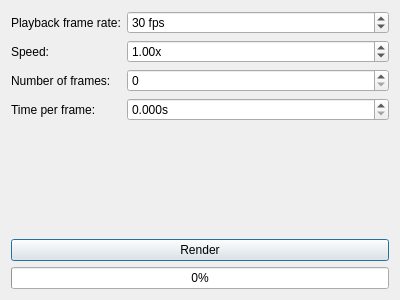
<?xml version="1.0" encoding="UTF-8"?>
<ui version="4.0">
 <class>ReplayRecorderWindow</class>
 <widget class="QDialog" name="ReplayRecorderWindow">
  <property name="geometry">
   <rect>
    <x>0</x>
    <y>0</y>
    <width>400</width>
    <height>300</height>
   </rect>
  </property>
  <property name="windowTitle">
   <string>Dialog</string>
  </property>
  <layout class="QVBoxLayout" name="verticalLayout">
   <item>
    <layout class="QFormLayout" name="formLayout">
     <item row="0" column="0">
      <widget class="QLabel" name="label">
       <property name="text">
        <string>Playback frame rate:</string>
       </property>
      </widget>
     </item>
     <item row="1" column="0">
      <widget class="QLabel" name="label_2">
       <property name="text">
        <string>Speed:</string>
       </property>
      </widget>
     </item>
     <item row="2" column="0">
      <widget class="QLabel" name="label_3">
       <property name="text">
        <string>Number of frames:</string>
       </property>
      </widget>
     </item>
     <item row="3" column="0">
      <widget class="QLabel" name="label_4">
       <property name="text">
        <string>Time per frame:</string>
       </property>
      </widget>
     </item>
     <item row="0" column="1">
      <widget class="QSpinBox" name="playbackFrameRateSpinBox">
       <property name="suffix">
        <string> fps</string>
       </property>
       <property name="minimum">
        <number>1</number>
       </property>
       <property name="maximum">
        <number>1000</number>
       </property>
       <property name="value">
        <number>30</number>
       </property>
      </widget>
     </item>
     <item row="2" column="1">
      <widget class="QSpinBox" name="numberOfFramesSpinBox"/>
     </item>
     <item row="1" column="1">
      <widget class="QDoubleSpinBox" name="speedSpinBox">
       <property name="suffix">
        <string>x</string>
       </property>
       <property name="minimum">
        <double>0.100000000000000</double>
       </property>
       <property name="maximum">
        <double>1000000.000000000000000</double>
       </property>
       <property name="singleStep">
        <double>0.100000000000000</double>
       </property>
       <property name="stepType">
        <enum>QAbstractSpinBox::AdaptiveDecimalStepType</enum>
       </property>
       <property name="value">
        <double>1.000000000000000</double>
       </property>
      </widget>
     </item>
     <item row="3" column="1">
      <widget class="QDoubleSpinBox" name="timePerFrameSpinBox">
       <property name="suffix">
        <string>s</string>
       </property>
       <property name="decimals">
        <number>3</number>
       </property>
      </widget>
     </item>
    </layout>
   </item>
   <item>
    <widget class="QPushButton" name="renderButton">
     <property name="text">
      <string>Render</string>
     </property>
    </widget>
   </item>
   <item>
    <widget class="QProgressBar" name="progressBar">
     <property name="value">
      <number>0</number>
     </property>
    </widget>
   </item>
  </layout>
 </widget>
 <resources/>
 <connections/>
</ui>
